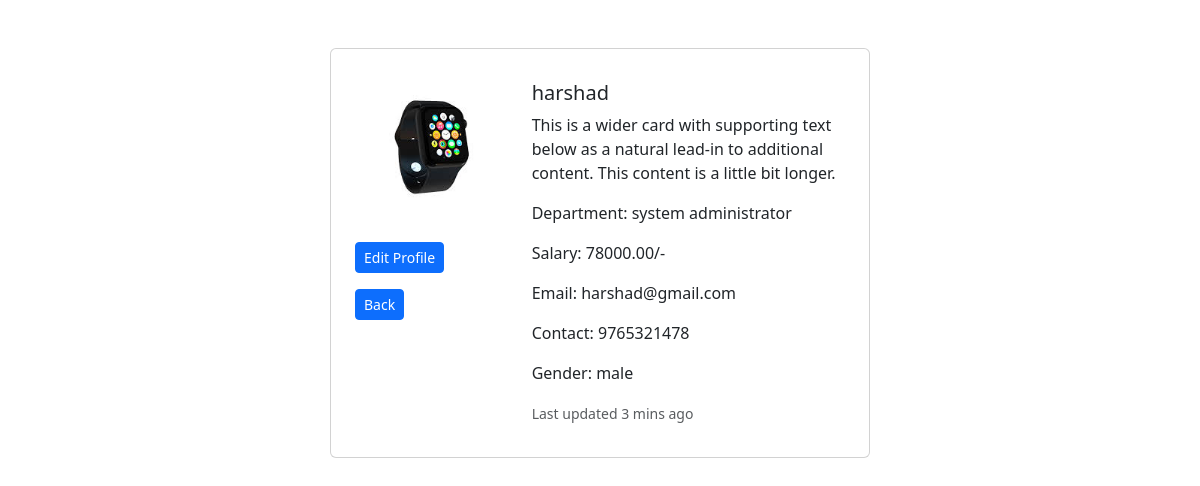
The app's page /view/4 with its own data.
### app1/models.py (models this page shows)
class Employee(models.Model):
    gen = (
        ('male','male'),
        ('female','female'),
    )
    name = models.CharField(max_length=50)
    email = models.EmailField(unique=True)
    contact = models.BigIntegerField()
    gender = models.CharField(max_length=50,choices=gen)
    department = models.ForeignKey(Departments,on_delete=models.CASCADE)
    salary = models.DecimalField(max_digits=8, decimal_places=2)
    image = models.ImageField(upload_to="images")

class Departments(models.Model):
    name = models.CharField(max_length=50)
    def __str__(self):
        return self.name

### app1/views.py (the view)
# urls.py: path('view/<int:eid>',views.emp_view,name="emp_view"),
def emp_view(request,eid):
    data = Employee.objects.get(id=eid)
    return render(request,"view.html",{'employee':data})

### templates/view.html (shortened to what this page needs)
<!DOCTYPE html>
<html lang="en">
<head>
    <link href="https://cdn.jsdelivr.net/npm/bootstrap@5.3.3/dist/css/bootstrap.min.css" rel="stylesheet">
</head>
<body >
<div class="container-fluid ">
    <div class="card mb-3 mx-auto mt-5 p-3" style="max-width: 540px;">
  <div class="row g-0">
    <div class="col-md-4">
      <img src="{{employee.image.url}}" class="img-fluid rounded-start" alt="...">
      <a class="btn btn-primary btn-sm m-2" href="">Edit Profile</a>
      <a class="btn btn-primary btn-sm m-2" href="{% url 'index' %}">Back</a>
    </div>
    <div class="col-md-8">
      <div class="card-body">
        <h5 class="card-title">{{employee.name}}</h5>
        <p class="card-text">This is a wider card with supporting text below as a natural lead-in to additional content. This content is a little bit longer.</p>
        <p class="card-text">Department: {{employee.department}}</p>
         <p class="card-text">Salary: {{employee.salary}}/-</p>
         <p class="card-text">Email: {{employee.email}}</p>
         <p class="card-text">Contact: {{employee.contact}}</p>
         <p class="card-text">Gender: {{employee.gender}}</p>
        <p class="card-text"><small class="text-muted">Last updated 3 mins ago</small></p>
      </div>
    </div>
  </div>
</div>
</div>
</body>
</html>

### records on screen
Employee: image (picture), name "harshad", department "system administrator", salary "78000.00", email "harshad@gmail.com", contact "9765321478", gender "male"
